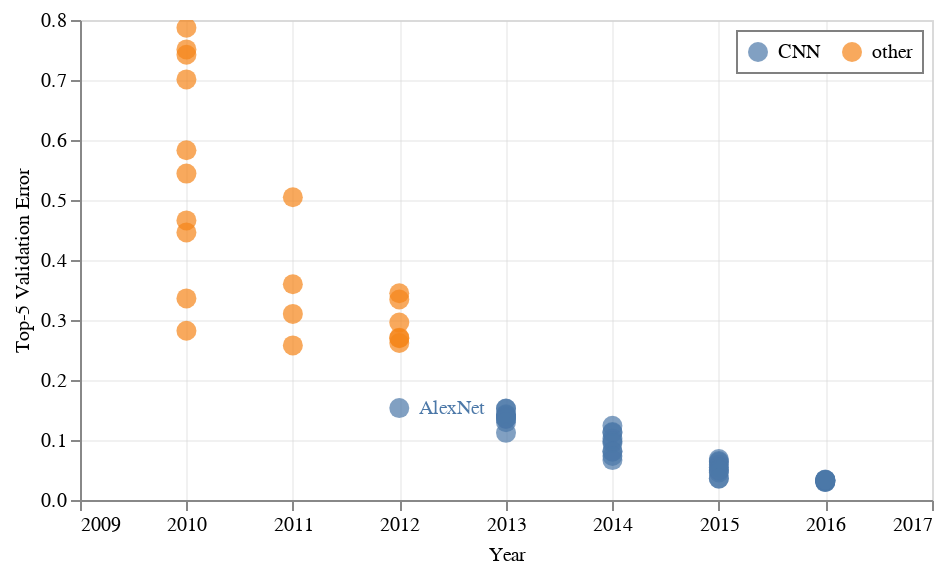

Here is the notebook cell this chart was saved with:
### Code cell
points=alt.Chart(dataframe, width=426, height=240).encode(
    alt.X('date:T', title='Year', scale=alt.Scale(domain=[pd.to_datetime('2009', format='%Y'), pd.to_datetime('2017', format='%Y')])),
    alt.Y('top5:Q', scale=alt.Scale(zero=False), title='Top-5 Validation Error'),
    alt.Color('type:N', scale=alt.Scale(scheme=color_scheme), legend=alt.Legend(orient='top-right', offset=5, fillColor='white', padding=5, strokeColor='grey', direction='horizontal', title=None, titleBaseline='middle'), title='DNN Architecture'),
    text='name:N'
).mark_circle(size=100)

annotations_other = points.transform_filter(
    datum.type == 'other'
).mark_text(
    align='left',
    baseline='middle',
    fontSize = 10,
    dx = 10,
)

annotations_cnn = points.transform_filter(
    datum.type == 'CNN'
).mark_text(
    align='left',
    baseline='middle',
    fontSize = 10,
    dx = 10,
)

chart = (points+annotations_cnn+annotations_other).configure_axis(
    gridColor='lightgrey',
    gridOpacity=0.33,
    labelFontStyle='Roboto-Regular',
    titleFontStyle='Roboto-Regular',
).configure_header(
    labelFontStyle='Roboto-Regular',
    titleFontStyle='Roboto-Regular',
)

chart.interactive()

### Figure 1 — Vega-Lite specification as saved in the notebook (floating-point values rounded to 4 significant figures)
{"config": {"view": {"continuousWidth": 400, "continuousHeight": 300}, "axis": {"gridColor": "lightgrey", "gridOpacity": 0.33, "labelFontStyle": "Roboto-Regular", "titleFontStyle": "Roboto-Regular"}, "header": {"labelFontStyle": "Roboto-Regular", "titleFontStyle": "Roboto-Regular"}}, "layer": [{"mark": {"type": "circle", "size": 100}, "encoding": {"color": {"type": "nominal", "field": "type", "legend": {"direction": "horizontal", "fillColor": "white", "offset": 5, "orient": "top-right", "padding": 5, "strokeColor": "grey", "title": null, "titleBaseline": "middle"}, "scale": {"scheme": "tableau10"}, "title": "DNN Architecture"}, "text": {"type": "nominal", "field": "name"}, "x": {"type": "temporal", "field": "date", "scale": {"domain": ["2009-01-01T00:00:00", "2017-01-01T00:00:00"]}, "title": "Year"}, "y": {"type": "quantitative", "field": "top5", "scale": {"zero": false}, "title": "Top-5 Validation Error"}}, "height": 240, "selection": {"selector035": {"type": "interval", "bind": "scales", "encodings": ["x", "y"]}}, "width": 426}, {"mark": {"type": "text", "align": "left", "baseline": "middle", "dx": 10, "fontSize": 10}, "encoding": {"color": {"type": "nominal", "field": "type", "legend": {"direction": "horizontal", "fillColor": "white", "offset": 5, "orient": "top-right", "padding": 5, "strokeColor": "grey", "title": null, "titleBaseline": "middle"}, "scale": {"scheme": "tableau10"}, "title": "DNN Architecture"}, "text": {"type": "nominal", "field": "name"}, "x": {"type": "temporal", "field": "date", "scale": {"domain": ["2009-01-01T00:00:00", "2017-01-01T00:00:00"]}, "title": "Year"}, "y": {"type": "quantitative", "field": "top5", "scale": {"zero": false}, "title": "Top-5 Validation Error"}}, "height": 240, "transform": [{"filter": "(datum.type === 'CNN')"}], "width": 426}, {"mark": {"type": "text", "align": "left", "baseline": "middle", "dx": 10, "fontSize": 10}, "encoding": {"color": {"type": "nominal", "field": "type", "legend": {"direction": "horizontal", "fillColor": "white", "offset": 5, "orient": "top-right", "padding": 5, "strokeColor": "grey", "title": null, "titleBaseline": "middle"}, "scale": {"scheme": "tableau10"}, "title": "DNN Architecture"}, "text": {"type": "nominal", "field": "name"}, "x": {"type": "temporal", "field": "date", "scale": {"domain": ["2009-01-01T00:00:00", "2017-01-01T00:00:00"]}, "title": "Year"}, "y": {"type": "quantitative", "field": "top5", "scale": {"zero": false}, "title": "Top-5 Validation Error"}}, "height": 240, "transform": [{"filter": "(datum.type === 'other')"}], "width": 426}], "data": {"name": "data-706c2a5885921a39c6e11b551e47f8dc"}, "$schema": "https://vega.github.io/schema/vega-lite/v4.8.1.json", "datasets": {"data-706c2a5885921a39c6e11b551e47f8dc": [{"name": "", "type": "other", "top5": 0.544, "year": 2010, "date": "2010-01-01T00:00:00"}, {"name": "", "type": "other", "top5": 0.701, "year": 2010, "date": "2010-01-01T00:00:00"}, {"name": "", "type": "other", "top5": 0.446, "year": 2010, "date": "2010-01-01T00:00:00"}, {"name": "", "type": "other", "top5": 0.787, "year": 2010, "date": "2010-01-01T00:00:00"}, {"name": "", "type": "other", "top5": 0.282, "year": 2010, "date": "2010-01-01T00:00:00"}, {"name": "", "type": "other", "top5": 0.742, "year": 2010, "date": "2010-01-01T00:00:00"}, {"name": "", "type": "other", "top5": 0.583, "year": 2010, "date": "2010-01-01T00:00:00"}, {"name": "", "type": "other", "top5": 0.751, "year": 2010, "date": "2010-01-01T00:00:00"}, {"name": "", "type": "other", "top5": 0.466, "year": 2010, "date": "2010-01-01T00:00:00"}, {"name": "", "type": "other", "top5": 0.336, "year": 2010, "date": "2010-01-01T00:00:00"}, {"name": "", "type": "other", "top5": 0.5045, "year": 2011, "date": "2011-01-01T00:00:00"}, {"name": "", "type": "other", "top5": 0.3596, "year": 2011, "date": "2011-01-01T00:00:00"}, {"name": "", "type": "other", "top5": 0.2577, "year": 2011, "date": "2011-01-01T00:00:00"}, {"name": "", "type": "other", "top5": 0.3101, "year": 2011, "date": "2011-01-01T00:00:00"}, {"name": "AlexNet", "type": "CNN", "top5": 0.1532, "year": 2012, "date": "2012-01-01T00:00:00"}, {"name": "", "type": "other", "top5": 0.2617, "year": 2012, "date": "2012-01-01T00:00:00"}, {"name": "", "type": "other", "top5": 0.2698, "year": 2012, "date": "2012-01-01T00:00:00"}, {"name": "", "type": "other", "top5": 0.2706, "year": 2012, "date": "2012-01-01T00:00:00"}, {"name": "", "type": "other", "top5": 0.2958, "year": 2012, "date": "2012-01-01T00:00:00"}, {"name": "", "type": "other", "top5": 0.3342, "year": 2012, "date": "2012-01-01T00:00:00"}, {"name": "", "type": "other", "top5": 0.3446, "year": 2012, "date": "2012-01-01T00:00:00"}, {"name": "", "type": "CNN", "top5": 0.1418, "year": 2013, "date": "2013-01-01T00:00:00"}, {"name": "", "type": "CNN", "top5": 0.1519, "year": 2013, "date": "2013-01-01T00:00:00"}, {"name": "", "type": "CNN", "top5": 0.1429, "year": 2013, "date": "2013-01-01T00:00:00"}, {"name": "", "type": "CNN", "top5": 0.1399, "year": 2013, "date": "2013-01-01T00:00:00"}, {"name": "", "type": "CNN", "top5": 0.1525, "year": 2013, "date": "2013-01-01T00:00:00"}, {"name": "", "type": "CNN", "top5": 0.1356, "year": 2013, "date": "2013-01-01T00:00:00"}, {"name": "", "type": "CNN", "top5": 0.1351, "year": 2013, "date": "2013-01-01T00:00:00"}, {"name": "", "type": "CNN", "top5": 0.1295, "year": 2013, "date": "2013-01-01T00:00:00"}, {"name": "", "type": "CNN", "top5": 0.112, "year": 2013, "date": "2013-01-01T00:00:00"}, {"name": "", "type": "CNN", "top5": 0.1375, "year": 2013, "date": "2013-01-01T00:00:00"}, {"name": "", "type": "CNN", "top5": 0.1238, "year": 2014, "date": "2014-01-01T00:00:00"}, {"name": "", "type": "CNN", "top5": 0.1133, "year": 2014, "date": "2014-01-01T00:00:00"}, {"name": "", "type": "CNN", "top5": 0.1123, "year": 2014, "date": "2014-01-01T00:00:00"}, {"name": "", "type": "CNN", "top5": 0.1022, "year": 2014, "date": "2014-01-01T00:00:00"}, {"name": "", "type": "CNN", "top5": 0.09794, "year": 2014, "date": "2014-01-01T00:00:00"}, {"name": "", "type": "CNN", "top5": 0.09508, "year": 2014, "date": "2014-01-01T00:00:00"}, {"name": "", "type": "CNN", "top5": 0.08111, "year": 2014, "date": "2014-01-01T00:00:00"}, {"name": "", "type": "CNN", "top5": 0.0806, "year": 2014, "date": "2014-01-01T00:00:00"}, {"name": "", "type": "CNN", "top5": 0.07325, "year": 2014, "date": "2014-01-01T00:00:00"}, {"name": "", "type": "CNN", "top5": 0.06656, "year": 2014, "date": "2014-01-01T00:00:00"}, {"name": "", "type": "CNN", "top5": 0.06482, "year": 2015, "date": "2015-01-01T00:00:00"}, {"name": "", "type": "CNN", "top5": 0.06314, "year": 2015, "date": "2015-01-01T00:00:00"}, {"name": "", "type": "CNN", "top5": 0.06828, "year": 2015, "date": "2015-01-01T00:00:00"}, {"name": "", "type": "CNN", "top5": 0.05858, "year": 2015, "date": "2015-01-01T00:00:00"}, {"name": "", "type": "CNN", "top5": 0.05477, "year": 2015, "date": "2015-01-01T00:00:00"}, {"name": "", "type": "CNN", "top5": 0.04581, "year": 2015, "date": "2015-01-01T00:00:00"}, {"name": "", "type": "CNN", "top5": 0.04873, "year": 2015, "date": "2015-01-01T00:00:00"}, {"name": "", "type": "CNN", "top5": 0.03581, "year": 2015, "date": "2015-01-01T00:00:00"}, {"name": "", "type": "CNN", "top5": 0.03567, "year": 2015, "date": "2015-01-01T00:00:00"}, {"name": "", "type": "CNN", "top5": 0.05034, "year": 2015, "date": "2015-01-01T00:00:00"}, {"name": "", "type": "CNN", "top5": 0.03352, "year": 2016, "date": "2016-01-01T00:00:00"}, {"name": "", "type": "CNN", "top5": 0.02991, "year": 2016, "date": "2016-01-01T00:00:00"}, {"name": "", "type": "CNN", "top5": 0.03031, "year": 2016, "date": "2016-01-01T00:00:00"}, {"name": "", "type": "CNN", "top5": 0.03042, "year": 2016, "date": "2016-01-01T00:00:00"}, {"name": "", "type": "CNN", "top5": 0.03171, "year": 2016, "date": "2016-01-01T00:00:00"}, {"name": "", "type": "CNN", "top5": 0.03256, "year": 2016, "date": "2016-01-01T00:00:00"}, {"name": "", "type": "CNN", "top5": 0.03291, "year": 2016, "date": "2016-01-01T00:00:00"}, {"name": "", "type": "CNN", "top5": 0.03297, "year": 2016, "date": "2016-01-01T00:00:00"}, {"name": "", "type": "CNN", "top5": 0.03351, "year": 2016, "date": "2016-01-01T00:00:00"}, {"name": "", "type": "CNN", "top5": 0.03416, "year": 2016, "date": "2016-01-01T00:00:00"}]}}
